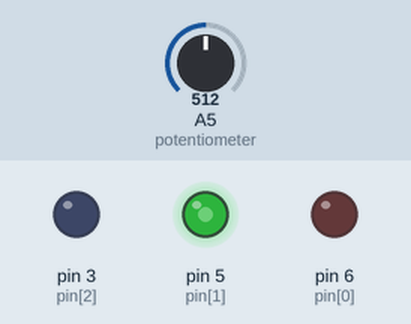
Simulated run of this sketch. Board: Arduino Uno, built with avr-gcc and run on an emulated ATmega328P. Shown: output pins drawn as LEDs (lit = HIGH). The test bench sets the inputs (shaded band); at power-on: A5 (potentiometer) = 512.

Above: at 4.8 s.
4.9 s: A5 (potentiometer) set to 716
At 7.2 s:
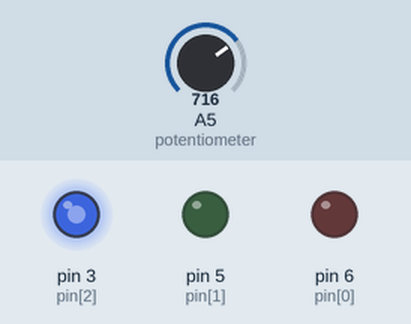
11.3 s: A5 (potentiometer) set to 900
At 14.5 s:
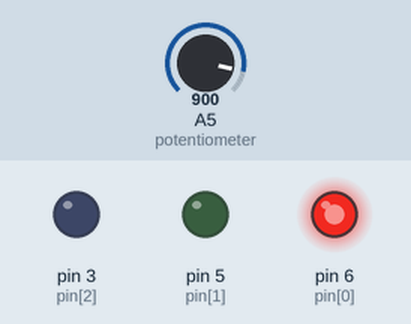
17.5 s: A5 (potentiometer) set to 511
At 20.3 s:
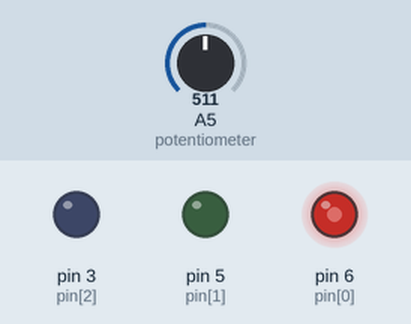
21.5 s: A5 (potentiometer) set to 122
Timing chart, 0 to 28.5 s (numbered marks = the images above; inputs shaded):
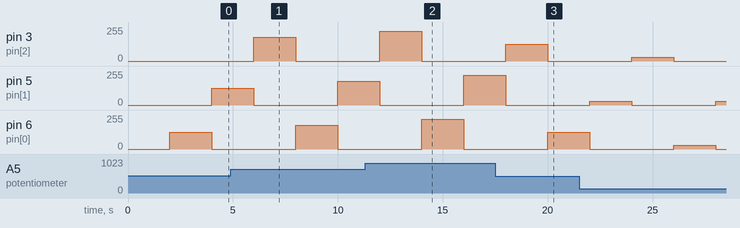

Measured:
- after the input at 17.5 s, pin 6 (pin[0]): 0/255 → 127/255 after 2.5 s

The sketch:

sketch.ino
```cpp
unsigned long yeni=millis();
unsigned long eski=millis();
byte pin[3]={6,5,3};
byte sec=0;
void setup()
  {

  }

void loop()
  {
    yeni=millis();
    if (yeni-eski>=2000)
      {
        eski=millis();
        for(int i=0;i<3;++i)analogWrite(pin[i],0);
        analogWrite(pin[sec],map(analogRead(A5),0,1023,0,255));
        sec=sec+1;
        if(sec==3)sec=0;
      }

  }
```
